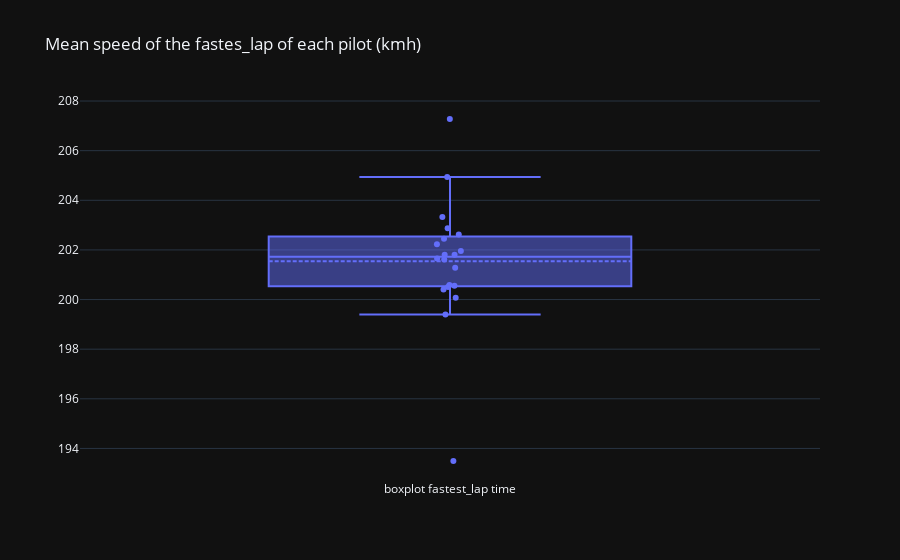

Notebook source saved alongside this figure:
### Code cell
fig = go.Figure(layout=go.Layout(title="Mean speed of the fastes_lap of each pilot (kmh)", template="plotly_dark"))
fig.add_trace(go.Box(y=last_gp["avg_speed"], name="boxplot fastest_lap time", boxpoints="all", jitter=0.1, pointpos=0, boxmean=True, text=last_gp["pilot"]))

### Figure 1 — Plotly figure (JSON) as saved in the notebook; plotly's stock layout.template omitted (floating-point values rounded to 4 significant figures)
{"data": [{"boxmean": true, "boxpoints": "all", "jitter": 0.1, "name": "boxplot fastest_lap time", "pointpos": 0, "text": ["ver", "per", "alo", "sai", "ham", "str", "rus", "bot", "gas", "alb", "tsu", "sar", "mag", "dev", "hul", "zho", "nor", "oco", "lec", "pia"], "type": "box", "y": [202.5, 202.2, 202.6, 200.6, 201.8, 201.8, 200.4, 200.1, 204.9, 200.6, 201.6, 202.9, 202.0, 199.4, 201.7, 207.3, 203.3, 201.3, 200.5, 193.5]}], "layout": {"title": {"text": "Mean speed of the fastes_lap of each pilot (kmh)"}}}
